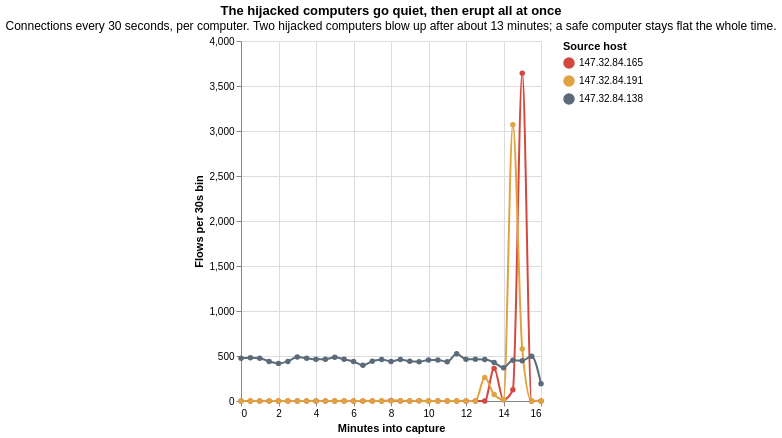

Vega-Lite specification for this chart:
### Vega-Lite specification from a JSON file in a GitHub repository (floating-point values rounded to 4 significant figures)
{"$schema": "https://vega.github.io/schema/vega-lite/v5.json", "title": {"text": "The hijacked computers go quiet, then erupt all at once", "subtitle": "Connections every 30 seconds, per computer. Two hijacked computers blow up after about 13 minutes; a safe computer stays flat the whole time."}, "width": "container", "height": 360, "data": {"values": [{"host": "147.32.84.165", "role": "infected", "minute": 0.0, "flows": 0}, {"host": "147.32.84.165", "role": "infected", "minute": 0.5, "flows": 0}, {"host": "147.32.84.165", "role": "infected", "minute": 1.0, "flows": 0}, {"host": "147.32.84.165", "role": "infected", "minute": 1.5, "flows": 0}, {"host": "147.32.84.165", "role": "infected", "minute": 2.0, "flows": 0}, {"host": "147.32.84.165", "role": "infected", "minute": 2.5, "flows": 0}, {"host": "147.32.84.165", "role": "infected", "minute": 3.0, "flows": 0}, {"host": "147.32.84.165", "role": "infected", "minute": 3.5, "flows": 0}, {"host": "147.32.84.165", "role": "infected", "minute": 4.0, "flows": 0}, {"host": "147.32.84.165", "role": "infected", "minute": 4.5, "flows": 0}, {"host": "147.32.84.165", "role": "infected", "minute": 5.0, "flows": 0}, {"host": "147.32.84.165", "role": "infected", "minute": 5.5, "flows": 0}, {"host": "147.32.84.165", "role": "infected", "minute": 6.0, "flows": 0}, {"host": "147.32.84.165", "role": "infected", "minute": 6.5, "flows": 0}, {"host": "147.32.84.165", "role": "infected", "minute": 7.0, "flows": 0}, {"host": "147.32.84.165", "role": "infected", "minute": 7.5, "flows": 0}, {"host": "147.32.84.165", "role": "infected", "minute": 8.0, "flows": 5}, {"host": "147.32.84.165", "role": "infected", "minute": 8.5, "flows": 0}, {"host": "147.32.84.165", "role": "infected", "minute": 9.0, "flows": 0}, {"host": "147.32.84.165", "role": "infected", "minute": 9.5, "flows": 2}, {"host": "147.32.84.165", "role": "infected", "minute": 10.0, "flows": 0}, {"host": "147.32.84.165", "role": "infected", "minute": 10.5, "flows": 0}, {"host": "147.32.84.165", "role": "infected", "minute": 11.0, "flows": 0}, {"host": "147.32.84.165", "role": "infected", "minute": 11.5, "flows": 0}, {"host": "147.32.84.165", "role": "infected", "minute": 12.0, "flows": 0}, {"host": "147.32.84.165", "role": "infected", "minute": 12.5, "flows": 0}, {"host": "147.32.84.165", "role": "infected", "minute": 13.0, "flows": 0}, {"host": "147.32.84.165", "role": "infected", "minute": 13.5, "flows": 362}, {"host": "147.32.84.165", "role": "infected", "minute": 14.0, "flows": 14}, {"host": "147.32.84.165", "role": "infected", "minute": 14.5, "flows": 125}, {"host": "147.32.84.165", "role": "infected", "minute": 15.0, "flows": 3643}, {"host": "147.32.84.165", "role": "infected", "minute": 15.5, "flows": 0}, {"host": "147.32.84.165", "role": "infected", "minute": 16.0, "flows": 0}, {"host": "147.32.84.191", "role": "infected", "minute": 0.0, "flows": 0}, {"host": "147.32.84.191", "role": "infected", "minute": 0.5, "flows": 0}, {"host": "147.32.84.191", "role": "infected", "minute": 1.0, "flows": 0}, {"host": "147.32.84.191", "role": "infected", "minute": 1.5, "flows": 0}, {"host": "147.32.84.191", "role": "infected", "minute": 2.0, "flows": 0}, {"host": "147.32.84.191", "role": "infected", "minute": 2.5, "flows": 0}, {"host": "147.32.84.191", "role": "infected", "minute": 3.0, "flows": 0}, {"host": "147.32.84.191", "role": "infected", "minute": 3.5, "flows": 0}, {"host": "147.32.84.191", "role": "infected", "minute": 4.0, "flows": 0}, {"host": "147.32.84.191", "role": "infected", "minute": 4.5, "flows": 0}, {"host": "147.32.84.191", "role": "infected", "minute": 5.0, "flows": 0}, {"host": "147.32.84.191", "role": "infected", "minute": 5.5, "flows": 0}, {"host": "147.32.84.191", "role": "infected", "minute": 6.0, "flows": 0}, {"host": "147.32.84.191", "role": "infected", "minute": 6.5, "flows": 0}, {"host": "147.32.84.191", "role": "infected", "minute": 7.0, "flows": 0}, {"host": "147.32.84.191", "role": "infected", "minute": 7.5, "flows": 0}, {"host": "147.32.84.191", "role": "infected", "minute": 8.0, "flows": 1}, {"host": "147.32.84.191", "role": "infected", "minute": 8.5, "flows": 4}, {"host": "147.32.84.191", "role": "infected", "minute": 9.0, "flows": 0}, {"host": "147.32.84.191", "role": "infected", "minute": 9.5, "flows": 2}, {"host": "147.32.84.191", "role": "infected", "minute": 10.0, "flows": 0}, {"host": "147.32.84.191", "role": "infected", "minute": 10.5, "flows": 0}, {"host": "147.32.84.191", "role": "infected", "minute": 11.0, "flows": 0}, {"host": "147.32.84.191", "role": "infected", "minute": 11.5, "flows": 0}, {"host": "147.32.84.191", "role": "infected", "minute": 12.0, "flows": 0}, {"host": "147.32.84.191", "role": "infected", "minute": 12.5, "flows": 0}, {"host": "147.32.84.191", "role": "infected", "minute": 13.0, "flows": 262}, {"host": "147.32.84.191", "role": "infected", "minute": 13.5, "flows": 72}, {"host": "147.32.84.191", "role": "infected", "minute": 14.0, "flows": 17}, {"host": "147.32.84.191", "role": "infected", "minute": 14.5, "flows": 3069}, {"host": "147.32.84.191", "role": "infected", "minute": 15.0, "flows": 579}, {"host": "147.32.84.191", "role": "infected", "minute": 15.5, "flows": 0}, {"host": "147.32.84.191", "role": "infected", "minute": 16.0, "flows": 0}, {"host": "147.32.84.138", "role": "benign baseline", "minute": 0.0, "flows": 475}, {"host": "147.32.84.138", "role": "benign baseline", "minute": 0.5, "flows": 480}, {"host": "147.32.84.138", "role": "benign baseline", "minute": 1.0, "flows": 474}, {"host": "147.32.84.138", "role": "benign baseline", "minute": 1.5, "flows": 440}, {"host": "147.32.84.138", "role": "benign baseline", "minute": 2.0, "flows": 418}, {"host": "147.32.84.138", "role": "benign baseline", "minute": 2.5, "flows": 440}, {"host": "147.32.84.138", "role": "benign baseline", "minute": 3.0, "flows": 488}, {"host": "147.32.84.138", "role": "benign baseline", "minute": 3.5, "flows": 476}, {"host": "147.32.84.138", "role": "benign baseline", "minute": 4.0, "flows": 463}, {"host": "147.32.84.138", "role": "benign baseline", "minute": 4.5, "flows": 464}, {"host": "147.32.84.138", "role": "benign baseline", "minute": 5.0, "flows": 486}, {"host": "147.32.84.138", "role": "benign baseline", "minute": 5.5, "flows": 463}, {"host": "147.32.84.138", "role": "benign baseline", "minute": 6.0, "flows": 439}, {"host": "147.32.84.138", "role": "benign baseline", "minute": 6.5, "flows": 398}, {"host": "147.32.84.138", "role": "benign baseline", "minute": 7.0, "flows": 441}, {"host": "147.32.84.138", "role": "benign baseline", "minute": 7.5, "flows": 462}, {"host": "147.32.84.138", "role": "benign baseline", "minute": 8.0, "flows": 440}, {"host": "147.32.84.138", "role": "benign baseline", "minute": 8.5, "flows": 460}, {"host": "147.32.84.138", "role": "benign baseline", "minute": 9.0, "flows": 441}, {"host": "147.32.84.138", "role": "benign baseline", "minute": 9.5, "flows": 436}, {"host": "147.32.84.138", "role": "benign baseline", "minute": 10.0, "flows": 456}, {"host": "147.32.84.138", "role": "benign baseline", "minute": 10.5, "flows": 456}, {"host": "147.32.84.138", "role": "benign baseline", "minute": 11.0, "flows": 435}, {"host": "147.32.84.138", "role": "benign baseline", "minute": 11.5, "flows": 524}, {"host": "147.32.84.138", "role": "benign baseline", "minute": 12.0, "flows": 464}, {"host": "147.32.84.138", "role": "benign baseline", "minute": 12.5, "flows": 464}, {"host": "147.32.84.138", "role": "benign baseline", "minute": 13.0, "flows": 460}, {"host": "147.32.84.138", "role": "benign baseline", "minute": 13.5, "flows": 428}, {"host": "147.32.84.138", "role": "benign baseline", "minute": 14.0, "flows": 370}, {"host": "147.32.84.138", "role": "benign baseline", "minute": 14.5, "flows": 454}, {"host": "147.32.84.138", "role": "benign baseline", "minute": 15.0, "flows": 448}, {"host": "147.32.84.138", "role": "benign baseline", "minute": 15.5, "flows": 497}, {"host": "147.32.84.138", "role": "benign baseline", "minute": 16.0, "flows": 192}]}, "mark": {"type": "line", "point": true, "interpolate": "monotone"}, "encoding": {"x": {"field": "minute", "type": "quantitative", "title": "Minutes into capture"}, "y": {"field": "flows", "type": "quantitative", "title": "Flows per 30s bin"}, "color": {"field": "host", "type": "nominal", "title": "Source host", "scale": {"domain": ["147.32.84.165", "147.32.84.191", "147.32.84.138"], "range": ["#d2483f", "#e0a341", "#5b6b7a"]}}, "tooltip": [{"field": "host", "type": "nominal", "title": "Host"}, {"field": "role", "type": "nominal", "title": "Role"}, {"field": "minute", "type": "quantitative", "title": "Minute"}, {"field": "flows", "type": "quantitative", "title": "Flows"}]}}
